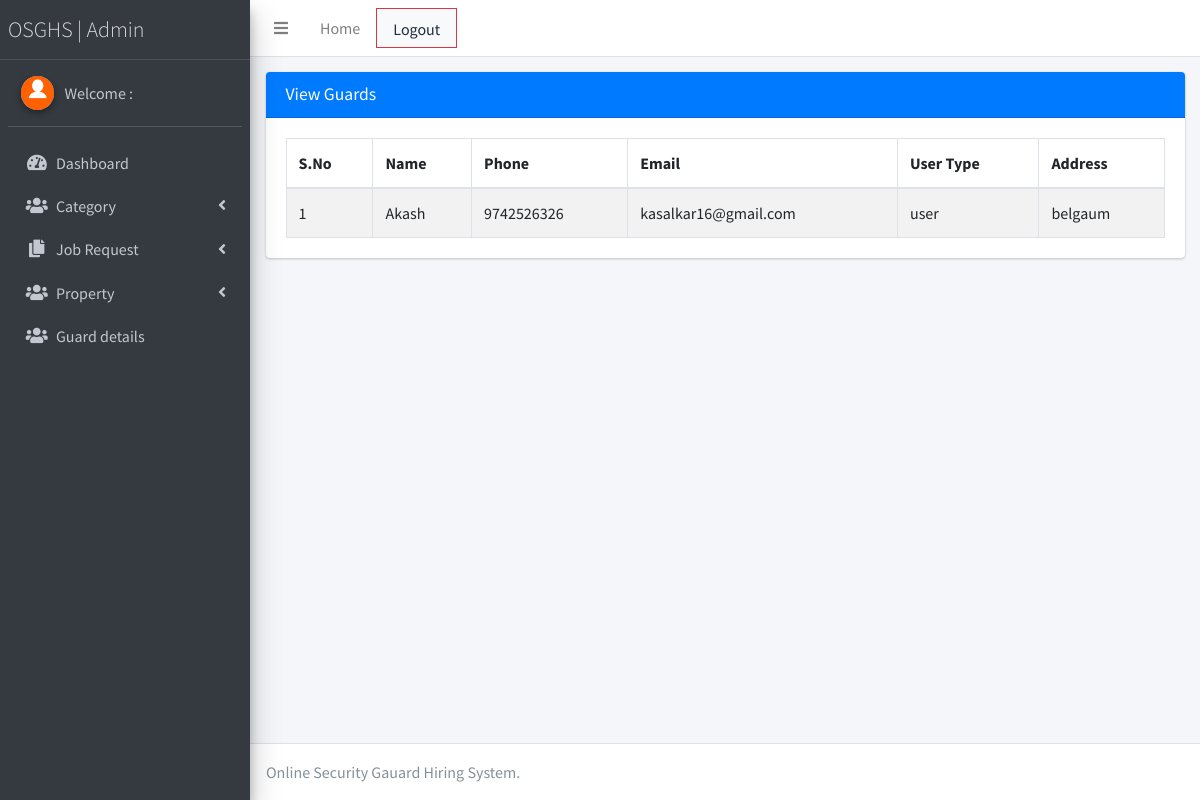
/admin/view_user.php (signed in), run on an earlier commit of the app's database.
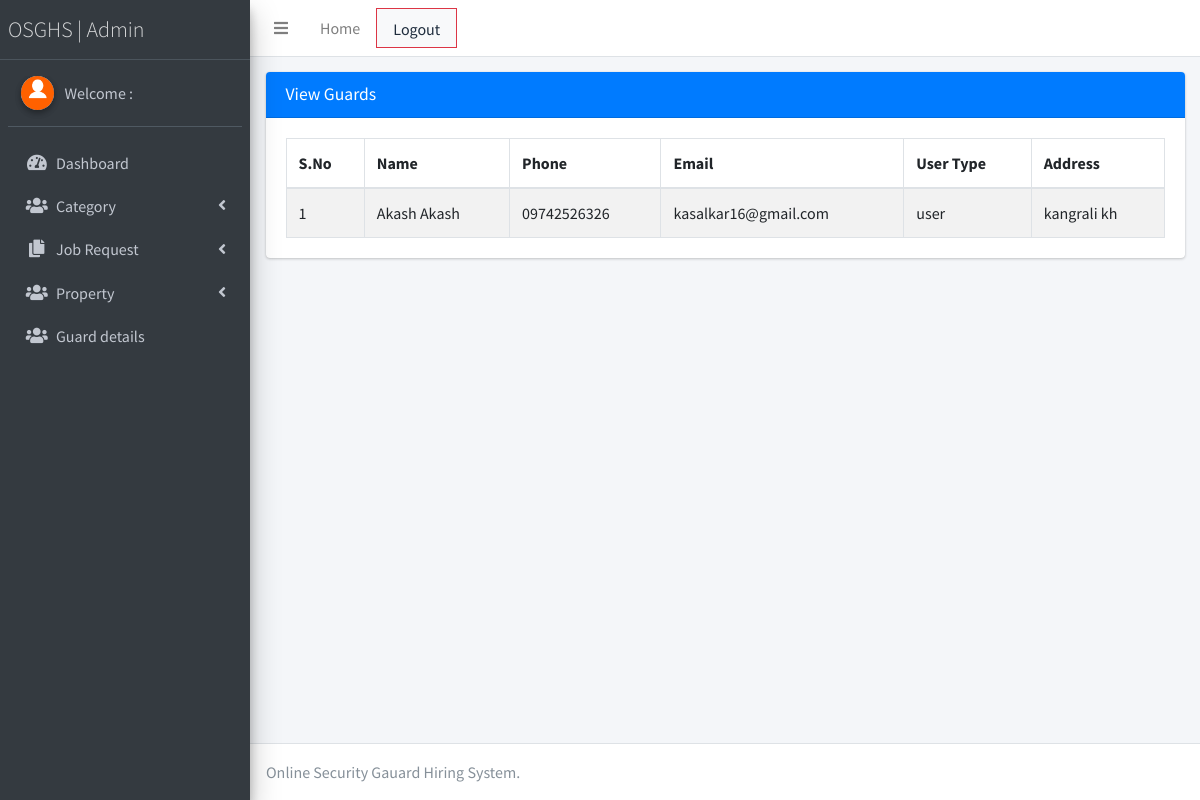
And on a later commit of the database.
### tables this page shows
CREATE TABLE `user` (
  `id` int(11) NOT NULL,
  `name` varchar(150) NOT NULL,
  `user_type` varchar(100) NOT NULL,
  `phone` varchar(12) NOT NULL,
  `email` varchar(255) NOT NULL,
  `address` varchar(500) DEFAULT NULL,
  `password` varchar(255) NOT NULL,
  `status` varchar(150) DEFAULT NULL,
  `photo` varchar(200) DEFAULT NULL,
  `created_date` timestamp NOT NULL DEFAULT current_timestamp(),
  `updated_date` timestamp NOT NULL DEFAULT current_timestamp()
);

### admin/view_user.php (the view, shortened to what this page needs)
<?php include_once('./header.php');?>
<?php include_once('./sidebar.php');?>
  <div class="content-wrapper">
    <div class="content-header">
      <div class="container-fluid">
        <div class="row mb-2">
        <div class="col-12">
        <div class="card">
          <div class="card-header bg-primary">
            <h3 class="card-title ">View Guards</h3>
          </div>
          <div class="card-body">
            <table id="example1" class="table table-bordered table-striped">
              <thead>
              <tr>
                <th>S.No</th>
                <th>Name</th>
                <th>Phone</th>
                <th>Email</th>
                <th>User Type</th>
                <th>Address</th>
              </tr>
              </thead>
               <tbody>
                    <?php
                        $qry="select * from user where user_type='user'";
                        $exc=mysqli_query($con,$qry);
                        $i=1;
                        while($row=mysqli_fetch_array($exc)){
                            ?>
                            <tr>
                                <td><?php echo $i ?></td>
                                <td><?php echo $row['name'] ?></td>
                                <td><?php echo $row['phone'] ?></td>
                                <td><?php echo $row['email'] ?></td>
                                <td><?php echo $row['user_type'] ?></td>
                                <td><?php echo $row['address'] ?></td>
                            </tr>
                            <?php
                        }
                    ?>
               </tbody>
            </table>
          </div>
        </div>
      </div>
      </div>
    </div>
      </div>
  </div>
  <?php include_once('./footer.php');?>

### admin/header.php (shortened to what this page needs)
<!DOCTYPE html>
<html>
<head>
  <link rel="stylesheet" href="plugins/fontawesome-free/css/all.min.css">
  <link rel="stylesheet" href="https://code.ionicframework.com/ionicons/2.0.1/css/ionicons.min.css">
  <link rel="stylesheet" href="plugins/tempusdominus-bootstrap-4/css/tempusdominus-bootstrap-4.min.css">
  <link rel="stylesheet" href="plugins/icheck-bootstrap/icheck-bootstrap.min.css">
  <link rel="stylesheet" href="plugins/jqvmap/jqvmap.min.css">
  <link rel="stylesheet" href="dist/css/adminlte.min.css">
  <link rel="stylesheet" href="plugins/overlayScrollbars/css/OverlayScrollbars.min.css">
  <link rel="stylesheet" href="plugins/daterangepicker/daterangepicker.css">
  <link rel="stylesheet" href="plugins/summernote/summernote-bs4.css">
</head>
<body class="hold-transition sidebar-mini layout-fixed">
  <nav class="main-header navbar navbar-expand navbar-white navbar-light">
    <ul class="navbar-nav">
      <li class="nav-item">
        <a class="nav-link" data-widget="pushmenu" href="#"><i class="fas fa-bars"></i></a>
      </li>
      <li class="nav-item d-none d-sm-inline-block">
        <a href="dashboard.php" class="nav-link">Home</a>
      </li>
      <li class="nav-item d-none d-sm-inline-block">
        <a href="logout.php" class="nav-link text-danger border border-danger bg-light">Logout</a>
      </li>
    </ul>
  </nav>
<div class="wrapper">

### admin/sidebar.php (shortened to what this page needs)
<aside class="main-sidebar sidebar-dark-primary elevation-4">
  <a href="dashboard.php" class="brand-link" style="font-weight:bold; font-size:22px;">
    <span class="brand-text font-weight-light">OSGHS | Admin</span>
  </a>
  <div class="sidebar">
    <div class="user-panel mt-3 pb-3 mb-3 d-flex">
      <div class="image">
        <img src="dist/img/download.png" class="img-circle elevation-2" alt="User Image">
      </div>
      <div class="info">
        <a href="admin-profile.php" class="d-block">Welcome : </a>
      </div>
    </div>
    <nav class="mt-2">
      <ul class="nav nav-pills nav-sidebar flex-column" data-widget="treeview" role="menu" data-accordion="false">
        <li class="nav-item">
          <a href="./dashboard.php" class="nav-link">
            <i class="nav-icon fas fa-tachometer-alt"></i>
            <p>
              Dashboard
             </p>
          </a>
        </li>
        <li class="nav-item has-treeview">
          <a href="#" class="nav-link">
            <i class="nav-icon fas fa-users"></i>
            <p>
              Category
              <i class="fas fa-angle-left right"></i>
            </p>
          </a>
        </li>
        <li class="nav-item has-treeview">
          <a href="#" class="nav-link">
            <i class="nav-icon fas fa-copy"></i>
            <p>
              Job Request
              <i class="right fas fa-angle-left"></i>
            </p>
          </a>
        </li>
        <li class="nav-item has-treeview">
          <a href="#" class="nav-link">
            <i class="nav-icon fas fa-users"></i>
            <p>
              Property
              <i class="fas fa-angle-left right"></i>
            </p>
          </a>
        </li>
        <li class="nav-item">
          <a href="view_user.php" class="nav-link">
            <i class="nav-icon fas fa-users"></i>
            <p>
              Guard details
             </p>
          </a>
        </li>
      </ul>
    </nav>
  </div>
</aside>

### admin/footer.php (shortened to what this page needs)
<footer class="main-footer">
    Online Security Gauard Hiring System.
  </footer>
</div>
</body>
</html>

What changed in the data, as far as the page shows it:
removed user: name "Akash", phone "9742526326", email "kasalkar16@gmail.com", user_type "user", address "belgaum"
added user: name "Akash Akash", phone "09742526326", email "kasalkar16@gmail.com", user_type "user", address "kangrali kh"
